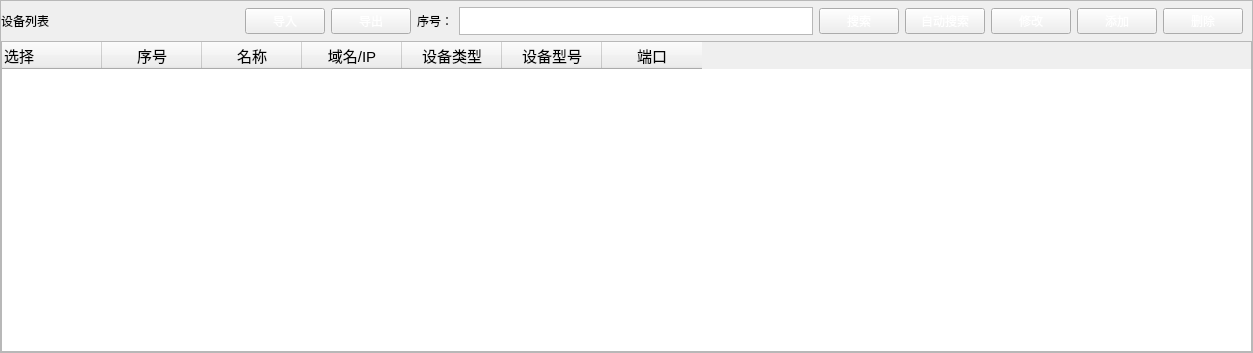
<?xml version="1.0" encoding="UTF-8"?>
<ui version="4.0">
 <class>TableControl</class>
 <widget class="QWidget" name="TableControl">
  <property name="geometry">
   <rect>
    <x>0</x>
    <y>0</y>
    <width>1253</width>
    <height>353</height>
   </rect>
  </property>
  <property name="windowTitle">
   <string>Form</string>
  </property>
  <layout class="QVBoxLayout" name="verticalLayout">
   <property name="spacing">
    <number>0</number>
   </property>
   <property name="leftMargin">
    <number>0</number>
   </property>
   <property name="topMargin">
    <number>0</number>
   </property>
   <property name="rightMargin">
    <number>0</number>
   </property>
   <property name="bottomMargin">
    <number>0</number>
   </property>
   <item>
    <widget class="QFrame" name="frameTable">
     <property name="enabled">
      <bool>true</bool>
     </property>
     <property name="frameShape">
      <enum>QFrame::StyledPanel</enum>
     </property>
     <property name="frameShadow">
      <enum>QFrame::Raised</enum>
     </property>
     <layout class="QVBoxLayout" name="verticalLayout_2">
      <property name="spacing">
       <number>0</number>
      </property>
      <property name="leftMargin">
       <number>0</number>
      </property>
      <property name="topMargin">
       <number>0</number>
      </property>
      <property name="rightMargin">
       <number>0</number>
      </property>
      <property name="bottomMargin">
       <number>0</number>
      </property>
      <item>
       <widget class="QWidget" name="widgetHead" native="true">
        <property name="minimumSize">
         <size>
          <width>0</width>
          <height>40</height>
         </size>
        </property>
        <property name="maximumSize">
         <size>
          <width>16777215</width>
          <height>40</height>
         </size>
        </property>
        <layout class="QHBoxLayout" name="horizontalLayout">
         <property name="spacing">
          <number>6</number>
         </property>
         <property name="leftMargin">
          <number>0</number>
         </property>
         <property name="topMargin">
          <number>6</number>
         </property>
         <property name="rightMargin">
          <number>9</number>
         </property>
         <property name="bottomMargin">
          <number>6</number>
         </property>
         <item>
          <widget class="QLabel" name="labelTableText">
           <property name="enabled">
            <bool>true</bool>
           </property>
           <property name="text">
            <string>设备列表                                                         </string>
           </property>
          </widget>
         </item>
         <item>
          <widget class="QPushButton" name="pBn_PutIn">
           <property name="styleSheet">
            <string notr="true">color: rgb(255, 255, 255);</string>
           </property>
           <property name="text">
            <string>导入</string>
           </property>
          </widget>
         </item>
         <item>
          <widget class="QPushButton" name="pBn_Push">
           <property name="styleSheet">
            <string notr="true">color: rgb(255, 255, 255);</string>
           </property>
           <property name="text">
            <string>导出</string>
           </property>
          </widget>
         </item>
         <item>
          <widget class="QLabel" name="label">
           <property name="text">
            <string>序号：</string>
           </property>
          </widget>
         </item>
         <item>
          <widget class="QTextEdit" name="tEt_ID">
           <property name="styleSheet">
            <string notr="true">color: rgb(255, 255, 255);</string>
           </property>
          </widget>
         </item>
         <item>
          <widget class="QPushButton" name="pBn_Search">
           <property name="styleSheet">
            <string notr="true">color: rgb(255, 255, 255);</string>
           </property>
           <property name="text">
            <string>搜索</string>
           </property>
          </widget>
         </item>
         <item>
          <widget class="QPushButton" name="pBn_SelectByIP">
           <property name="styleSheet">
            <string notr="true">color: rgb(255, 255, 255);</string>
           </property>
           <property name="text">
            <string>自动搜索</string>
           </property>
          </widget>
         </item>
         <item>
          <widget class="QPushButton" name="pBn_Edit">
           <property name="styleSheet">
            <string notr="true">color: rgb(255, 255, 255);</string>
           </property>
           <property name="text">
            <string>修改</string>
           </property>
          </widget>
         </item>
         <item>
          <widget class="QPushButton" name="pBn_Add">
           <property name="styleSheet">
            <string notr="true">color: rgb(255, 255, 255);</string>
           </property>
           <property name="text">
            <string>添加</string>
           </property>
          </widget>
         </item>
         <item>
          <widget class="QPushButton" name="pBn_Delete">
           <property name="styleSheet">
            <string notr="true">color: rgb(255, 255, 255);</string>
           </property>
           <property name="text">
            <string>删除</string>
           </property>
          </widget>
         </item>
        </layout>
       </widget>
      </item>
      <item>
       <widget class="QTableWidget" name="tableWidgetData">
        <property name="layoutDirection">
         <enum>Qt::LeftToRight</enum>
        </property>
        <column>
         <property name="text">
          <string>选择</string>
         </property>
         <property name="font">
          <font>
           <pointsize>11</pointsize>
          </font>
         </property>
         <property name="textAlignment">
          <set>AlignLeading|AlignVCenter</set>
         </property>
        </column>
        <column>
         <property name="text">
          <string>序号</string>
         </property>
         <property name="font">
          <font>
           <pointsize>11</pointsize>
          </font>
         </property>
        </column>
        <column>
         <property name="text">
          <string>名称</string>
         </property>
         <property name="font">
          <font>
           <pointsize>11</pointsize>
          </font>
         </property>
        </column>
        <column>
         <property name="text">
          <string>域名/IP</string>
         </property>
         <property name="font">
          <font>
           <pointsize>11</pointsize>
          </font>
         </property>
        </column>
        <column>
         <property name="text">
          <string>设备类型</string>
         </property>
         <property name="font">
          <font>
           <pointsize>11</pointsize>
          </font>
         </property>
        </column>
        <column>
         <property name="text">
          <string>设备型号</string>
         </property>
         <property name="font">
          <font>
           <pointsize>11</pointsize>
          </font>
         </property>
        </column>
        <column>
         <property name="text">
          <string>端口</string>
         </property>
         <property name="font">
          <font>
           <pointsize>11</pointsize>
          </font>
         </property>
        </column>
       </widget>
      </item>
     </layout>
    </widget>
   </item>
  </layout>
 </widget>
 <resources/>
 <connections/>
</ui>
